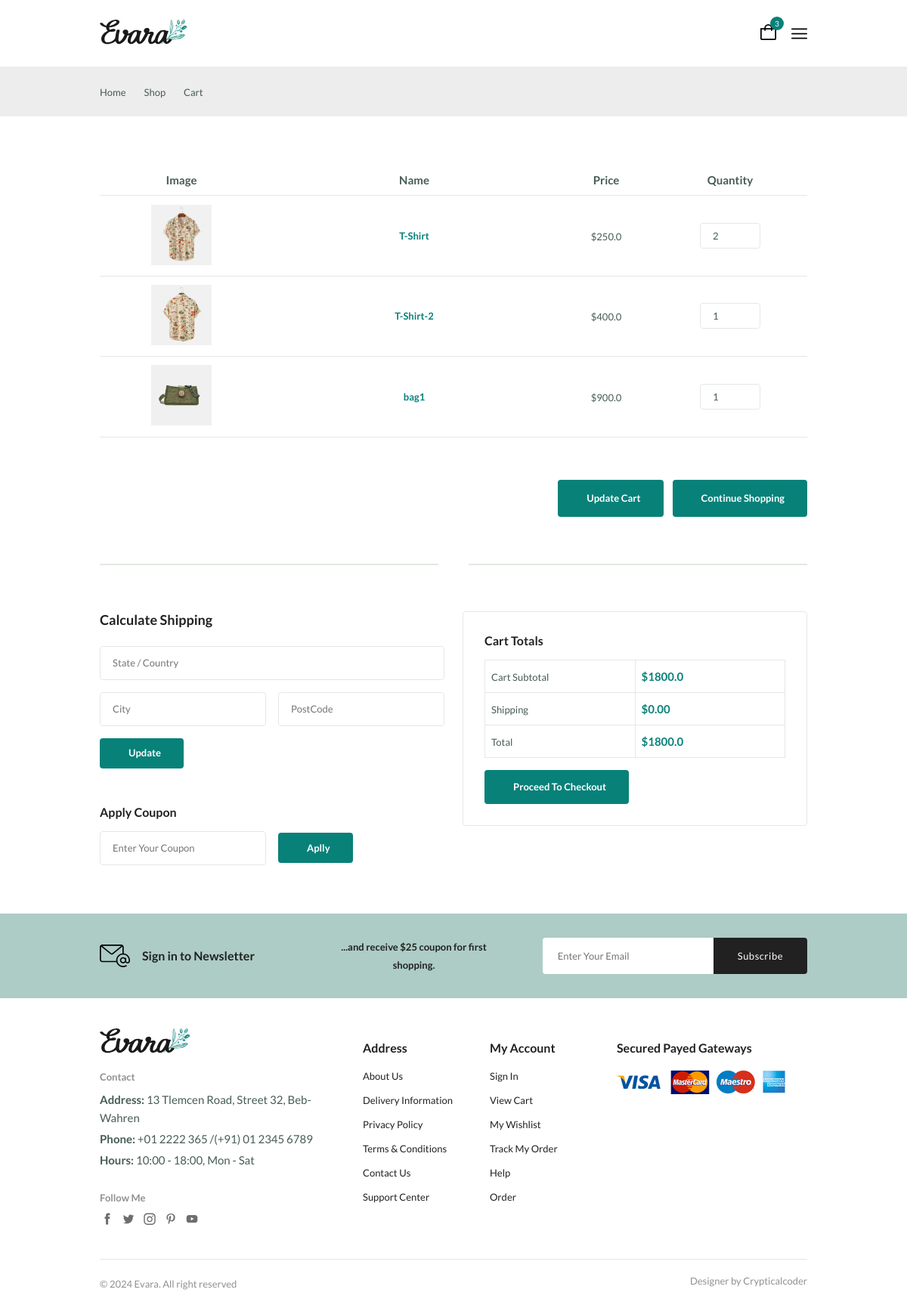
The app's page /cart/ (signed in), older data.
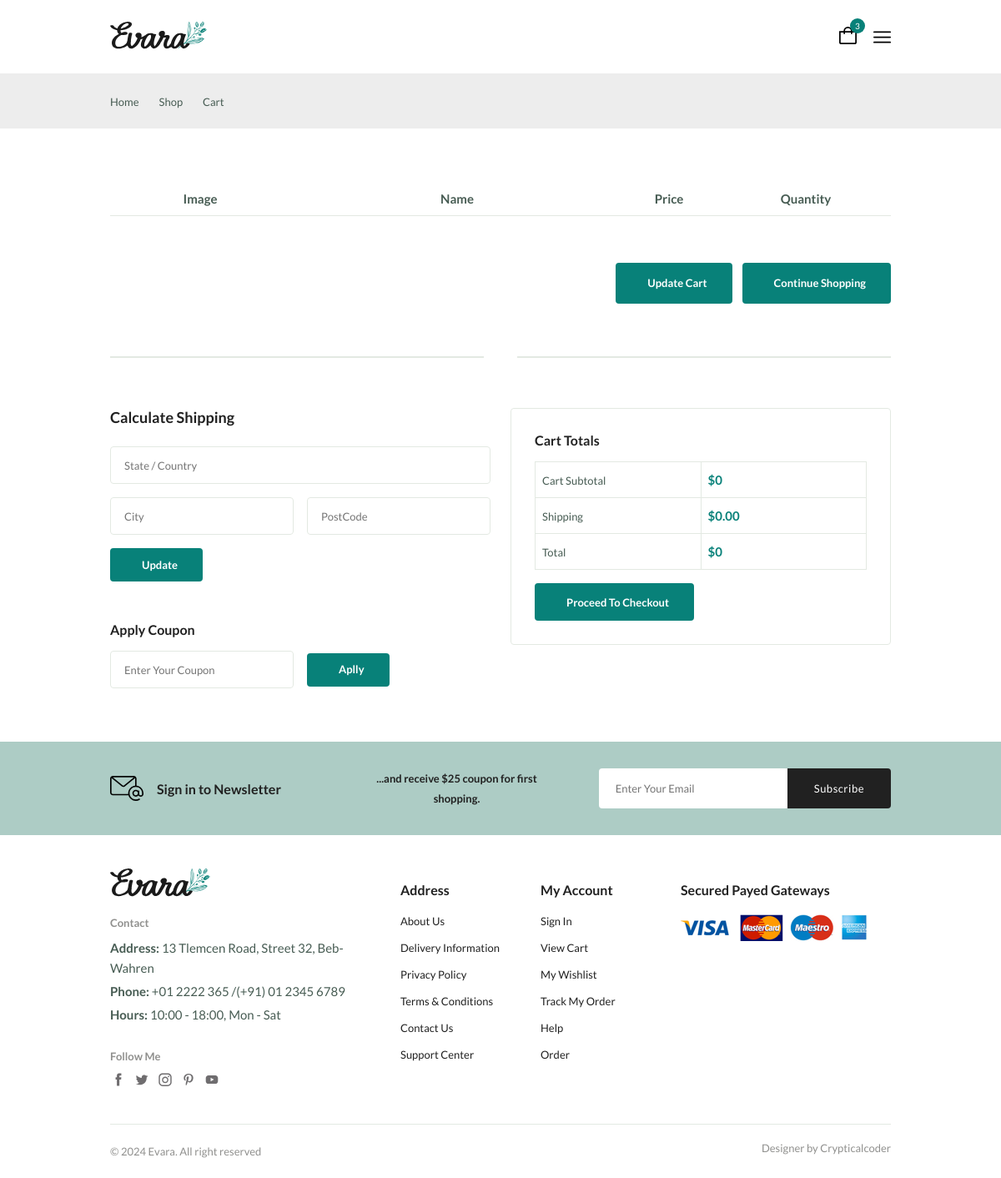
The same page, newer data.
### myapp/models.py (models this page shows, shortened)
class Cart(models.Model):
    user = models.ForeignKey(User,on_delete=models.CASCADE)
    product = models.ForeignKey(Product,on_delete=models.CASCADE)
    quantity = models.PositiveIntegerField(default=1)
    created_at = models.DateTimeField(auto_now_add=True)
    def subtotal(self):
        return self.quantity*self.product.price

class Product(models.Model):
    Name = models.CharField(max_length=25)
    Desc = models.TextField(max_length=100)
    Image = models.ImageField(upload_to="product/",null=True)
    price = models.FloatField()
    stock = models.PositiveIntegerField(default=0)
    Catg = models.ForeignKey(Category,on_delete=models.CASCADE)

### myapp/views.py (the view)
# urls.py: path("cart/",cart,name="cart"),
@login_required(login_url="/login_register/")
def cart(request):
    user = request.user
    try:
      if user.is_authenticated:
        allcartitem = Cart.objects.filter(user=user)
        total=0
        for item in allcartitem:
           total += (item.product.price * item.quantity)
        return render(request,"cart.html",{"allcartitem":allcartitem,"total":total})
      else:
         return redirect("login-register.html")
    except Exception as e:
       return JsonResponse({"error":str(e)})

### myapp/templates/cart.html (shortened to what this page needs)
{% extends "base.html" %} {% block body %} {% load static%}
<main class="main">
  <section class="breadcrumb">
    <ul class="breadcrumb__list flex container">
      <li><a href="index.html" class="breadcrumb__link">Home</a></li>
      <li><span class="breadcrumb__link">Shop</span></li>
      <li><span class="breadcrumb__link">Cart</span></li>
    </ul>
  </section>
  <section class="cart section--lg container">
    <div class="table__container">
      <table class="table">
        <thead>
          <tr>
            <th>Image</th>
            <th>Name</th>
            <th>Price</th>
            <th>Quantity</th>
          </tr>
        </thead>
        <tbody>
          {%for item in allcartitem  %}
            <tr  data-cart-id="{{ item.id }}">
            <td>
              <img
                src="/media/{{item.product.Image}}"
                alt=""
                class="table__img"
              />
            </td>
            <td>
              <h3 class="table__title">{{item.product.Name}}</h3>
            </td>
            <td>
              <span class="table__price">${{item.product.price}}</span>
            </td>
            <td>
              <input
                type="number"
                value="{{item.quantity}}"
                class="quantity"
                onchange="changeQty(value,{{item.id}})"
              />
            </td>
          </tr>
          {%endfor%}
        </tbody>
      </table>
    </div>
    <div class="cart__actions">
      <a href="#" class="btn flex btn__md">
         Update Cart
      </a>
      <a href="#" class="btn flex btn__md">
         Continue Shopping
      </a>
    </div>
    <div class="divider">
      <i class="fi fi-rs-fingerprint"></i>
    </div>
    <div class="cart__group grid">
      <div>
        <div class="cart__shippinp">
          <h3 class="section__title">Calculate Shipping</h3>
          <form action="" class="form grid">
            <input
              type="text"
              class="form__input"
              placeholder="State / Country"
            />
            <div class="form__group grid">
              <input type="text" class="form__input" placeholder="City" />
              <input type="text" class="form__input" placeholder="PostCode" />
            </div>
            <div class="form__btn">
              <button class="btn flex btn--sm">
                 Update
              </button>
            </div>
          </form>
        </div>
        <div class="cart__coupon">
          <h3 class="section__title">Apply Coupon</h3>
          <form action="" class="coupon__form form grid">
            <div class="form__group grid">
              <input
                type="text"
                class="form__input"
                placeholder="Enter Your Coupon"
              />
              <div class="form__btn">
                <button class="btn flex btn--sm">
                   Aplly
                </button>
              </div>
            </div>
          </form>
        </div>
      </div>
      <div class="cart__total">
        <h3 class="section__title">Cart Totals</h3>
        <table class="cart__total-table">
          <tr>
            <td><span class="cart__total-title">Cart Subtotal</span></td>
            <td><span class="cart__total-price">${{total}}</span></td>
          </tr>
          <tr>
            <td><span class="cart__total-title">Shipping</span></td>
            <td><span class="cart__total-price">$0.00</span></td>
          </tr>
          <tr>
            <td><span class="cart__total-title">Total</span></td>
            <td><span class="cart__total-price">$<span id='amount'>{{total}}</td>
          </tr>
        </table>
        <button class="btn flex btn--md" id="pay">
           Proceed To Checkout
        </button>
      </div>
    </div>
  </section>
  <section class="newsletter section">
    <div class="newsletter__container container grid">
      <h3 class="newsletter__title flex">
        <img
          src="/static/assets/img/icon-email.svg"
          alt=""
          class="newsletter__icon"
        />
        Sign in to Newsletter
      </h3>
      <p class="newsletter__description">
        ...and receive $25 coupon for first shopping.
      </p>
      <form action="" class="newsletter__form">
        <input
          type="text"
          placeholder="Enter Your Email"
          class="newsletter__input"
        />
        <button type="submit" class="newsletter__btn">Subscribe</button>
      </form>
    </div>
  </section>
</main>
{% endblock body %}

### myapp/templates/base.html (shortened to what this page needs)
{% load static%}
<!DOCTYPE html>
<html lang="en">
  <head>
    <link
      rel="stylesheet"
      href="https://cdn-uicons.flaticon.com/2.0.0/uicons-regular-straight/css/uicons-regular-straight.css"
    />
    <link
      rel="stylesheet"
      href="https://cdn.jsdelivr.net/npm/swiper@11/swiper-bundle.min.css"
    />
    <link rel="stylesheet" href="/static/assets/css/styles.css" />
  </head>
  <body>
    <header class="header">
      <nav class="nav container">
        <a href="index.html" class="nav__logo">
          <img
            class="nav__logo-img"
            src="/static/assets/img/logo.svg"
            alt="website logo"
          />
        </a>
        <div class="header__user-actions">
          <a href="{%url 'cart'%}" class="header__action-btn" title="Cart">
            <img src="/static/assets/img/icon-cart.svg" alt="" />
            <span class="count">3</span>
          </a>
          <div class="header__action-btn nav__toggle" id="nav-toggle">
            <img src="/static/assets//img/menu-burger.svg" alt="" />
          </div>
        </div>
      </nav>
    </header>
    {% block body %}{% endblock body %}
    <footer class="footer container">
      <div class="footer__container grid">
        <div class="footer__content">
          <a href="index.html" class="footer__logo">
            <img
              src="/static/assets/img/logo.svg"
              alt=""
              class="footer__logo-img"
            />
          </a>
          <h4 class="footer__subtitle">Contact</h4>
          <p class="footer__description">
            <span>Address:</span> 13 Tlemcen Road, Street 32, Beb-Wahren
          </p>
          <p class="footer__description">
            <span>Phone:</span> +01 2222 365 /(+91) 01 2345 6789
          </p>
          <p class="footer__description">
            <span>Hours:</span> 10:00 - 18:00, Mon - Sat
          </p>
          <div class="footer__social">
            <h4 class="footer__subtitle">Follow Me</h4>
            <div class="footer__links flex">
              <a href="#">
                <img
                  src="/static/assets/img/icon-facebook.svg"
                  alt=""
                  class="footer__social-icon"
                />
              </a>
              <a href="#">
                <img
                  src="/static/assets/img/icon-twitter.svg"
                  alt=""
                  class="footer__social-icon"
                />
              </a>
              <a href="#">
                <img
                  src="/static/assets/img/icon-instagram.svg"
                  alt=""
                  class="footer__social-icon"
                />
              </a>
              <a href="#">
                <img
                  src="/static/assets/img/icon-pinterest.svg"
                  alt=""
                  class="footer__social-icon"
                />
              </a>
              <a href="#">
                <img
                  src="/static/assets/img/icon-youtube.svg"
                  alt=""
                  class="footer__social-icon"
                />
              </a>
            </div>
          </div>
        </div>
        <div class="footer__content">
          <h3 class="footer__title">Address</h3>
          <ul class="footer__links">
            <li><a href="#" class="footer__link">About Us</a></li>
            <li><a href="#" class="footer__link">Delivery Information</a></li>
            <li><a href="#" class="footer__link">Privacy Policy</a></li>
            <li><a href="#" class="footer__link">Terms & Conditions</a></li>
            <li><a href="#" class="footer__link">Contact Us</a></li>
            <li><a href="#" class="footer__link">Support Center</a></li>
          </ul>
        </div>
        <div class="footer__content">
          <h3 class="footer__title">My Account</h3>
          <ul class="footer__links">
            <li><a href="#" class="footer__link">Sign In</a></li>
            <li><a href="#" class="footer__link">View Cart</a></li>
            <li><a href="#" class="footer__link">My Wishlist</a></li>
            <li><a href="#" class="footer__link">Track My Order</a></li>
            <li><a href="#" class="footer__link">Help</a></li>
            <li><a href="#" class="footer__link">Order</a></li>
          </ul>
        </div>
        <div class="footer__content">
          <h3 class="footer__title">Secured Payed Gateways</h3>
          <img
            src="/static/assets/img/payment-method.png"
            alt=""
            class="payment__img"
          />
        </div>
      </div>
      <div class="footer__bottom">
        <p class="copyright">&copy; 2024 Evara. All right reserved</p>
        <span class="designer">Designer by Crypticalcoder</span>
      </div>
    </footer>
  </body>
</html>

Row changes from the older to the newer data that the page shows:
removed Cart: product.Image (picture), product.Name "T-Shirt", product.price "250.0", quantity "2"
removed Cart: product.Image (picture), product.Name "T-Shirt-2", product.price "400.0", quantity "1"
removed Cart: product.Image (picture), product.Name "bag1", product.price "900.0", quantity "1"
Text that changed along with them:
{{ total }}: "1800.0" → "0"
